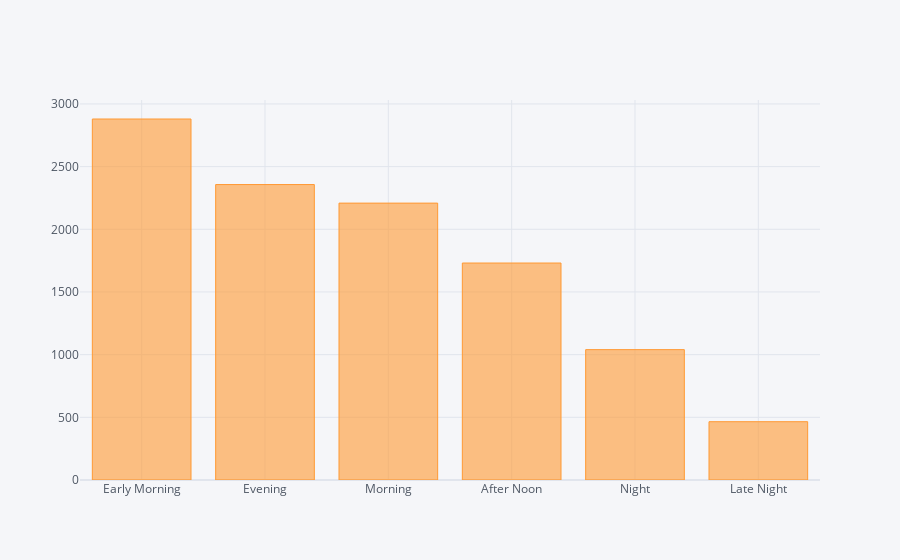

Notebook source saved alongside this figure:
### Code cell
data['Dep_Time_hour'].apply(flight_dep_time).value_counts().iplot(kind='bar');

### Figure 1 — Plotly figure (JSON) as saved in the notebook; plotly's stock layout.template omitted (floating-point values rounded to 4 significant figures)
{"data": [{"marker": {"color": "rgba(255, 153, 51, 0.6)", "line": {"color": "rgba(255, 153, 51, 1.0)", "width": 1}}, "name": "count", "orientation": "v", "text": "", "type": "bar", "x": ["Early Morning", "Evening", "Morning", "After Noon", "Night", "Late Night"], "y": [2880, 2357, 2209, 1731, 1040, 465]}], "layout": {"legend": {"bgcolor": "#F5F6F9", "font": {"color": "#4D5663"}}, "paper_bgcolor": "#F5F6F9", "plot_bgcolor": "#F5F6F9", "title": {"font": {"color": "#4D5663"}}, "xaxis": {"gridcolor": "#E1E5ED", "showgrid": true, "tickfont": {"color": "#4D5663"}, "title": {"font": {"color": "#4D5663"}, "text": ""}, "zerolinecolor": "#E1E5ED"}, "yaxis": {"gridcolor": "#E1E5ED", "showgrid": true, "tickfont": {"color": "#4D5663"}, "title": {"font": {"color": "#4D5663"}, "text": ""}, "zerolinecolor": "#E1E5ED"}}}
